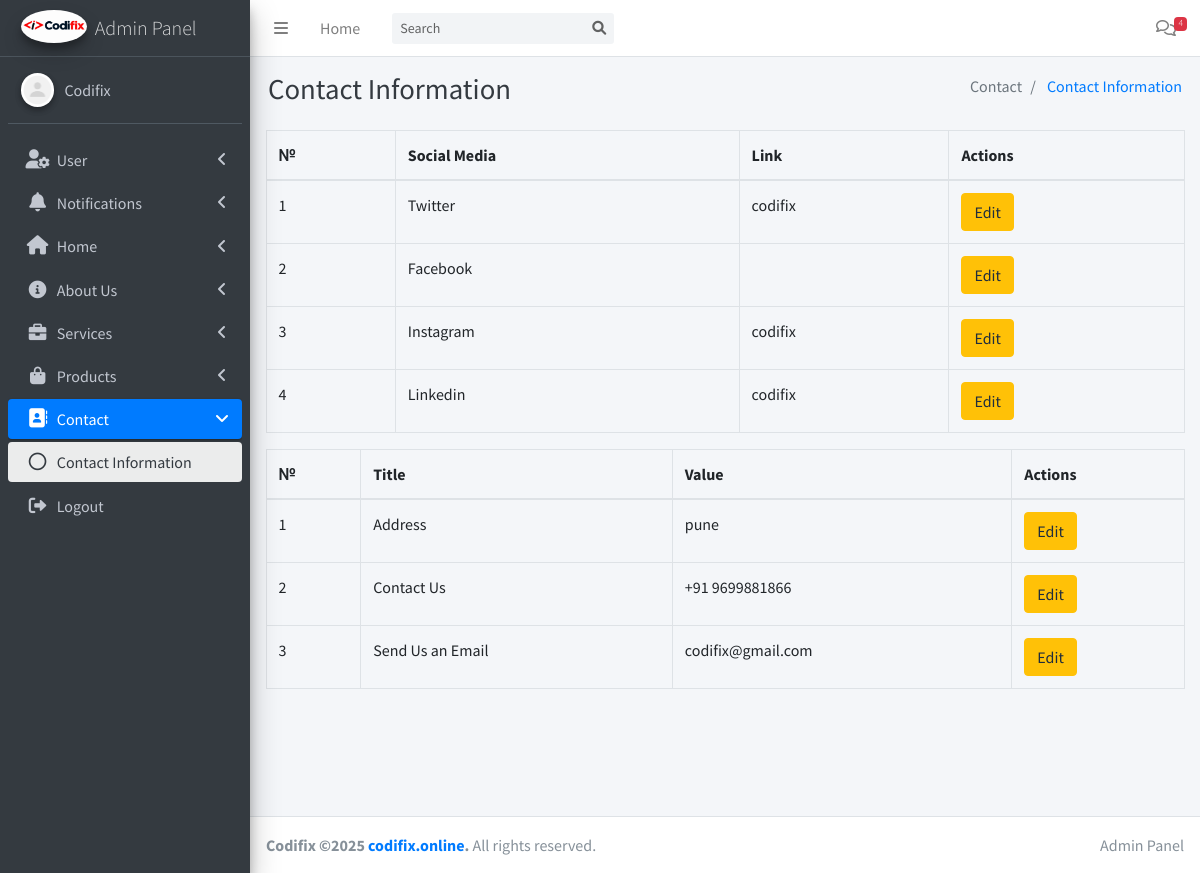
/admin/contact.php (signed in), run on an earlier commit of the app's database.
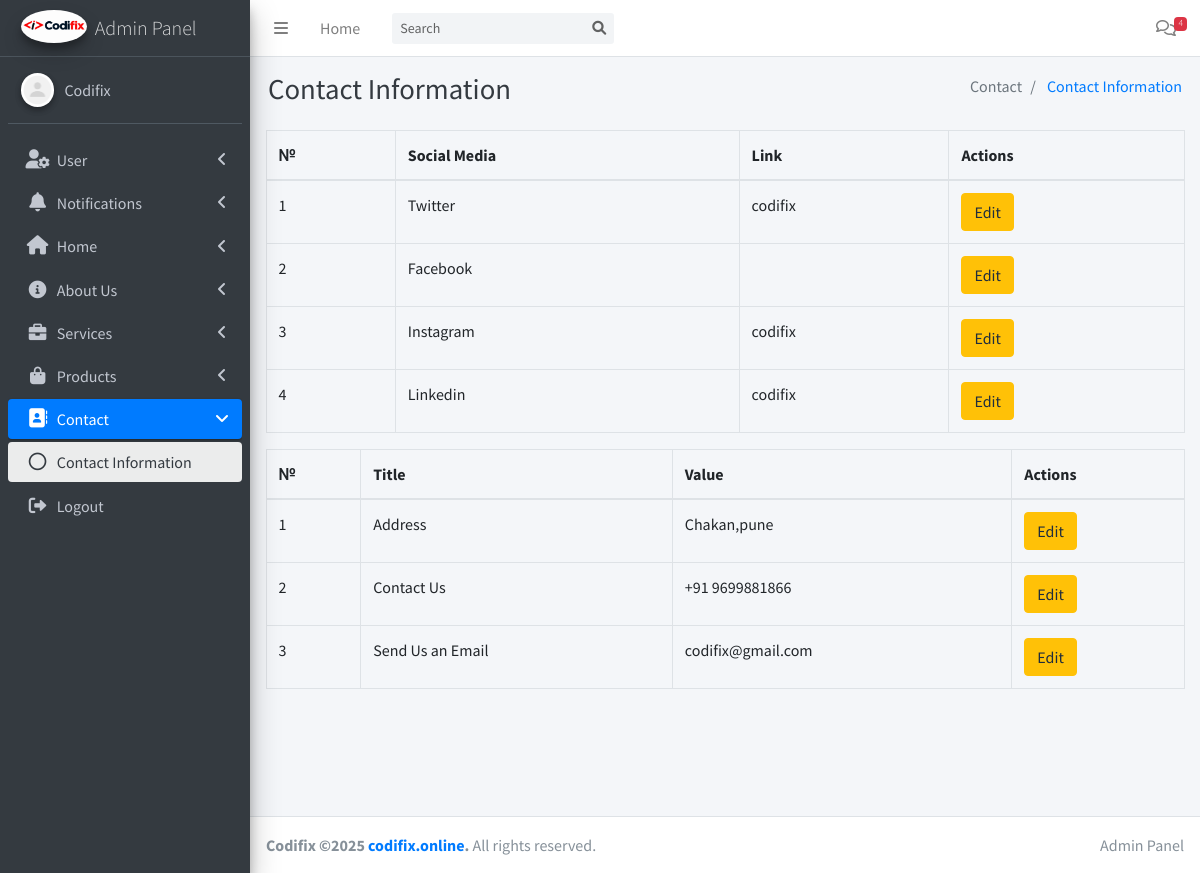
And on a later commit of the database.
### tables this page shows
CREATE TABLE `contact` (
  `id` int(11) NOT NULL,
  `twitter` varchar(255) DEFAULT NULL,
  `facebook` varchar(255) DEFAULT NULL,
  `instagram` varchar(255) DEFAULT NULL,
  `linkedin` varchar(255) DEFAULT NULL
);

CREATE TABLE `contact_box` (
  `id` int(11) NOT NULL,
  `title` varchar(255) DEFAULT NULL,
  `value` varchar(255) DEFAULT NULL,
  `icon` varchar(255) DEFAULT NULL
);

### config.php (called while the page is built, shortened)
<?php
class Database
{
    private $conn;
    public function __construct()
    {
        $servername = "localhost";
        $username = "root";
        $password = "";
        $dbname = "business_website";
        $this->conn = new mysqli($servername, $username, $password, $dbname);
    }
    function eQuery($sql, $params = [])
    {
        if ($stmt = $this->conn->prepare($sql)) {
            if ($stmt->execute()) {
                if (strpos($sql, 'SELECT') === 0) {
                    $result = $stmt->get_result();
                    return $result->fetch_all(MYSQLI_ASSOC);
                }
                return true;
            } else {
                error_log("ERROR: " . $stmt->error);
                return false;
            }
        } else {
            error_log("ERROR: " . $this->conn->error);
            return false;
        }
    }
    public function executeQuery($sql)
    {
        $result = $this->conn->query($sql);
        return $result;
    }
    public function select($table, $columns = "*", $condition = "")
    {
        $sql = "SELECT $columns FROM $table $condition";
        return $this->executeQuery($sql)->fetch_all(MYSQLI_ASSOC);
    }
}

### admin/check.php (called while the page is built, shortened)
<?php
include '../config.php';
$query = new Database();

### admin/contact.php (the view, shortened to what this page needs)
<?php include 'check.php'; ?>
<?php
$contact = $query->select('contact', "*")[0];
$contact_box = $query->select('contact_box', "*");
?>
<!DOCTYPE html>
<html lang="en">
<head>
    <link href="../assets/vendor/bootstrap-icons/bootstrap-icons.css" rel="stylesheet">
    <?php include 'includes/css.php'; ?>
</head>
<body class="hold-transition sidebar-mini">
    <div class="wrapper">
        <?php include 'includes/header.php' ?>
        <div class="content-wrapper">
            <section class="content">
                <div class="container-fluid">
                    <table class="table table-bordered">
                        <thead>
                            <tr>
                                <th>№</th>
                                <th>Social Media</th>
                                <th>Link</th>
                                <th>Actions</th>
                            </tr>
                        </thead>
                        <tbody>
                            <?php
                            $socials = ['twitter', 'facebook', 'instagram', 'linkedin'];
                            foreach ($socials as $index => $social) {
                                $socialLink = $contact[$social] ?? '';
                                ?>
                                <tr>
                                    <td><?php echo ($index + 1); ?></td>
                                    <td><?php echo ucfirst($social); ?></td>
                                    <td><?php echo $socialLink; ?></td>
                                    <td>
                                        <button class='btn btn-warning' data-bs-toggle='modal'
                                            data-bs-target='#contactModal-<?php echo $index; ?>'>Edit</button>
                                    </td>
                                </tr>
                            <?php } ?>
                        </tbody>
                    </table>
                    <table class="table table-bordered">
                        <thead>
                            <tr>
                                <th>№</th>
                                <th>Title</th>
                                <th>Value</th>
                                <th>Actions</th>
                            </tr>
                        </thead>
                        <tbody>
                            <?php foreach ($contact_box as $index => $box) { ?>
                                <tr>
                                    <td><?= $index + 1 ?></td>
                                    <td><?= htmlspecialchars($box['title']) ?></td>
                                    <td><?= htmlspecialchars($box['value']) ?></td>
                                    <td>
                                        <button class='btn btn-warning' data-bs-toggle='modal'
                                            data-bs-target='#contactBoxModal-<?= $box['id'] ?>'>Edit</button>
                                    </td>
                                </tr>
                            <?php } ?>
                        </tbody>
                    </table>
                </div>
            </section>
        </div>
        <?php include 'includes/footer.php'; ?>
    </div>
</body>
</html>

### admin/includes/css.php (shortened to what this page needs)
<link rel="stylesheet" href="https://cdnjs.cloudflare.com/ajax/libs/font-awesome/5.15.4/css/all.min.css">
<link rel="stylesheet" href="../assets/css/adminlte.min.css">
<link rel="stylesheet" href="../assets/css/sweetalert2-theme-bootstrap-4.css">
<link rel="stylesheet" href="../assets/css/toastr.min.css">

### admin/includes/header.php (shortened to what this page needs)
<?php
$currentPage = basename($_SERVER['SCRIPT_NAME']);
$menuItems = [
    [
        "menuTitle" => "User",
        "icon" => "fa-solid fa-user-gear",
        "pages" => [
            ["title" => "Admin", "url" => "index.php"],
            ["title" => "User Settings", "url" => "user.php"],
        ],
    ],
    [
        "menuTitle" => "Notifications",
        "icon" => "fa-solid fa-bell",
        "pages" => [
            ["title" => "Messages", "url" => "messages.php"],
        ],
    ],
    [
        "menuTitle" => "Home",
        "icon" => "fa-solid fa-house",
        "pages" => [
            ["title" => "Banner", "url" => "banner.php"],
            ["title" => "Features", "url" => "features.php"],
        ],
    ],
    [
        "menuTitle" => "About Us",
        "icon" => "fa fa-info-circle",
        "pages" => [
            ["title" => "About Us", "url" => "about.php"],
            ["title" => "Statistics", "url" => "statistics.php"],
        ],
    ],
    [
        "menuTitle" => "Services",
        "icon" => "fa fa-briefcase",
        "pages" => [
            ["title" => "Our Services", "url" => "ourServices.php"],
            ["title" => "Services", "url" => "services.php"],
        ],
    ],
    [
        "menuTitle" => "Products",
        "icon" => "fa fa-shopping-bag",
        "pages" => [
            ["title" => "Product Categories", "url" => "category.php"],
            ["title" => "All Products", "url" => "products.php"],
        ],
    ],
    [
        "menuTitle" => "Contact",
        "icon" => "fa-solid fa-address-book",
        "pages" => [
            ["title" => "Contact Information", "url" => "contact.php"],
        ],
    ]
];
$activePageInfo = array_reduce($menuItems, function ($carry, $menuItem) use ($currentPage) {
    foreach ($menuItem['pages'] as $page) {
        if ($currentPage === $page['url']) {
            return [
                "breadcrumbItems" => [
                    ["title" => $menuItem['menuTitle'], "url" => "#"],
                    ["title" => $page['title'], "url" => $page['url']]
                ],
                "pageTitle" => $page['title'],
                "activeMenu" => $menuItem,
                "activePage" => $page
            ];
        }
    }
    return $carry;
}, null);
$breadcrumbItems = $activePageInfo['breadcrumbItems'] ?? [];
$pageTitle = $activePageInfo['pageTitle'] ?? '';
$activeMenu = $activePageInfo['activeMenu'] ?? null;
$activePage = $activePageInfo['activePage'] ?? null;
$message_count = (new Database())->eQuery("SELECT COUNT(*) AS no_checked_count FROM messages WHERE status = 'no_checked';")[0]['no_checked_count'] ?? 0;
?>
<link href="https://cdnjs.cloudflare.com/ajax/libs/font-awesome/6.0.0-beta3/css/all.min.css" rel="stylesheet">
<nav class="main-header navbar navbar-expand navbar-white navbar-light">
    <ul class="navbar-nav">
        <li class="nav-item"><a class="nav-link" data-widget="pushmenu" role="button"><i class="fas fa-bars"></i></a>
        </li>
        <li class="nav-item d-none d-sm-inline-block"><a href="./" class="nav-link">Home</a></li>
    </ul>
    <form class="form-inline ml-3">
        <div class="input-group input-group-sm">
            <input class="form-control form-control-navbar" type="search" placeholder="Search" name="search">
            <div class="input-group-append">
                <button class="btn btn-navbar" type="submit"><i class="fas fa-search"></i></button>
            </div>
        </div>
    </form>
    <ul class="navbar-nav ml-auto">
        <li class="nav-item dropdown"><a class="nav-link" href="./messages.php"><i class="far fa-comments"></i><span
                    class="badge badge-danger navbar-badge"><?= $message_count ?></span></a></li>
    </ul>
</nav>
<div class="main-header" style="padding: 0px 10px; background-color: #f4f6f9; border-bottom: none !important;">
    <div class="content-header">
        <div class="row mb-2">
            <div class="col-sm-6">
                <h1 class="m-0 text-dark"><?= $pageTitle ?></h1>
            </div>
            <div class="col-sm-6">
                <ol class="breadcrumb float-sm-right">
                    <?php foreach ($breadcrumbItems as $item): ?>
                        <li class="breadcrumb-item <?= $item['url'] === '#' ? 'active' : '' ?>">
                            <?= $item['url'] === '#' ? $item['title'] : "<a href='{$item['url']}'>{$item['title']}</a>" ?>
                        </li>
                    <?php endforeach; ?>
                </ol>
            </div>
        </div>
    </div>
</div>
<aside class="main-sidebar sidebar-dark-primary elevation-4">
    <a href="./" class="brand-link">
        <img src="../assets/img/logo.png" alt="Admin Panel Logo" class="brand-image img-circle elevation-3">
        <span class="brand-text font-weight-light">Admin Panel</span>
    </a>
    <div class="sidebar">
        <div class="user-panel mt-3 pb-3 mb-3 d-flex">
            <div class="image"><img src="../assets/img/default.png" class="img-circle elevation-2" alt="User Image">
            </div>
            <div class="info"><a href="./" class="d-block">Codifix</a></div>
        </div>
        <nav class="mt-2">
            <ul class="nav nav-pills nav-sidebar flex-column" data-widget="treeview" role="menu">
                <?php foreach ($menuItems as $menuItem): ?>
                    <li class="nav-item has-treeview <?= $menuItem === $activeMenu ? 'menu-open' : '' ?>">
                        <a class="nav-link <?= $menuItem === $activeMenu ? 'active' : '' ?>" href="#">
                            <i class="nav-icon <?= $menuItem['icon'] ?>"></i>
                            <p><?= $menuItem['menuTitle'] ?>
                                <?= !empty($menuItem['pages']) ? '<i class="right fas fa-angle-left"></i>' : '' ?>
                            </p>
                        </a>
                        <?php if (!empty($menuItem['pages'])): ?>
                            <ul class="nav nav-treeview">
                                <?php foreach ($menuItem['pages'] as $page): ?>
                                    <li class="nav-item">
                                        <a href="<?= $page['url'] ?>" class="nav-link <?= $page === $activePage ? 'active' : '' ?>">
                                            <i class="far fa-circle nav-icon"></i>
                                            <p><?= $page['title'] ?></p>
                                        </a>
                                    </li>
                                <?php endforeach; ?>
                            </ul>
                        <?php endif; ?>
                    </li>
                <?php endforeach; ?>
                <li class="nav-item" onclick="logout()">
                    <a href="javascript:void(0);" class="nav-link">
                        <i class="nav-icon fas fa-sign-out-alt"></i>
                        <p>Logout</p>
                    </a>
                </li>
            </ul>
        </nav>
    </div>
</aside>

### admin/includes/footer.php
<footer class="main-footer">
    <div class="float-right d-none d-sm-inline">
        Admin Panel
    </div>
    <strong>Codifix &copy;2025 <a href="https://codifix.online">codifix.online</a>.</strong> All rights reserved.
</footer>

What changed in the data, as far as the page shows it:
changed contact_box "Address": value "pune" → "Chakan,pune"
